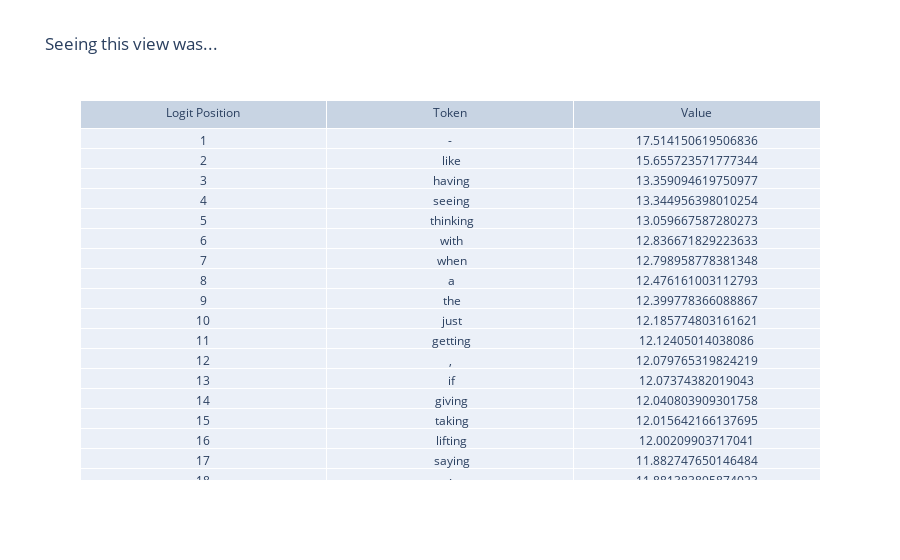
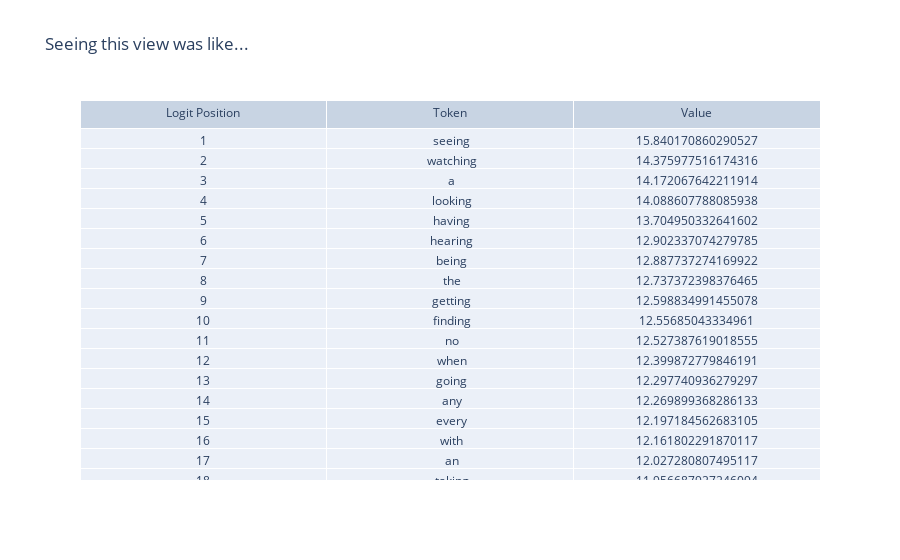

Write notebook code for charts like these, in order.
### Code cell
def patch_hook(
    resid,
    hook,
    c,
    steering_vector,
    activation_norm
):    
    print(resid.shape)
    resid[:, 3, :] += c * activation_norm * steering_vector
    return resid

target_tokens = [" like", " a"]
target_vocab_positions = model.tokenizer.encode(target_tokens)

print(target_vocab_positions)

# logits, cache = model.run_with_cache("It's beautiful here, like")
for i in tqdm(range(1)):
    text = "Seeing this view was"

    print(model.tokenizer.tokenize(text))

    n_samples = 2

    new_samples = []

    for i in range(n_samples):
        if i < 2:
            logits = model.run_with_hooks(text, fwd_hooks=[(
                "blocks.5.hook_resid_pre",
                partial(patch_hook, c=40, steering_vector=metaphor_vector, activation_norm=metaphor_activation)
            )])
        else:
            logits, cache = model.run_with_cache(text)

        # return index positions for all vocab elements ex: [2339, 64]
        indices = logits[0,-1].topk(logits[0,-1].shape[0]).indices.tolist()
        ranks = [indices.index(v) for v in target_vocab_positions]

        # print(model.tokenizer.batch_decode(logits[0,-1].topk(20).indices))

        top_logits = logits[0,-1].topk(20)

        logit_positions = list(range(1, 21))
        tokens = model.tokenizer.batch_decode(top_logits.indices)
        values = top_logits.values.tolist()
        display_lists_as_table(logit_positions, tokens, values, names=["Logit Position", "Token", "Value"], title=text + "...")

        for v, r in zip(target_tokens, ranks):
            print(f"{v}_rank: {r}")

        # print(logits[0][-1].topk(3))
        # text += model.tokenizer.decode(logits[0][-1].topk(1).indices[0])
        text += model.tokenizer.decode(random.choice(logits[0][-1].topk(11).indices))
        new_samples.append(text)
        print(text)
    print(text)

### Figure 1 — Plotly figure (JSON) as saved in the notebook; plotly's stock layout.template omitted (floating-point values rounded to 4 significant figures)
{"data": [{"cells": {"values": [[1, 2, 3, 4, 5, 6, 7, 8, 9, 10, 11, 12, 13, 14, 15, 16, 17, 18, 19, 20], ["-", " like", " having", " seeing", " thinking", " with", " when", " a", " the", " just", " getting", ",", " if", " giving", " taking", " lifting", " saying", ":", " trying", " not"], [17.51, 15.66, 13.36, 13.34, 13.06, 12.84, 12.8, 12.48, 12.4, 12.19, 12.12, 12.08, 12.07, 12.04, 12.02, 12.0, 11.88, 11.88, 11.79, 11.63]]}, "header": {"values": ["Logit Position", "Token", "Value"]}, "type": "table"}], "layout": {"title": {"text": "Seeing this view was..."}}}

### Figure 2 — Plotly figure (JSON) as saved in the notebook; plotly's stock layout.template omitted (floating-point values rounded to 4 significant figures)
{"data": [{"cells": {"values": [[1, 2, 3, 4, 5, 6, 7, 8, 9, 10, 11, 12, 13, 14, 15, 16, 17, 18, 19, 20], [" seeing", " watching", " a", " looking", " having", " hearing", " being", " the", " getting", " finding", " no", " when", " going", " any", " every", " with", " an", " taking", " coming", " nothing"], [15.84, 14.38, 14.17, 14.09, 13.7, 12.9, 12.89, 12.74, 12.6, 12.56, 12.53, 12.4, 12.3, 12.27, 12.2, 12.16, 12.03, 11.96, 11.9, 11.84]]}, "header": {"values": ["Logit Position", "Token", "Value"]}, "type": "table"}], "layout": {"title": {"text": "Seeing this view was like..."}}}
